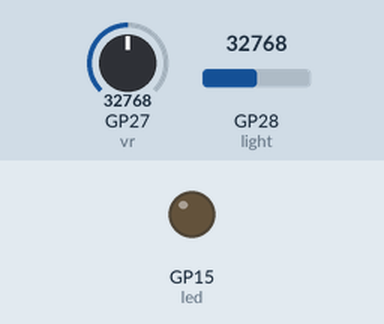
This program was run on a simulated Raspberry Pi Pico running MicroPython. Shown: output pins drawn as LEDs (lit = HIGH). The test bench sets the inputs (shaded band); at power-on: GP27 (vr) = 32768, GP28 (light) = 32768 (analog values on the 0–65535 scale). WiFi joins after 1.5 s; what the program prints to the serial console is not drawn.

Above: at 1.0 s.
At 7.0 s:
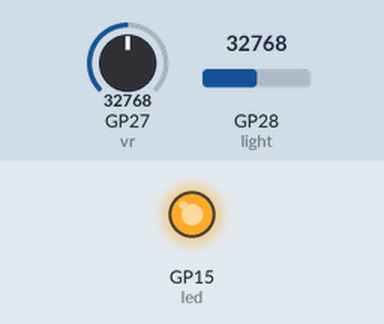
Timing chart, 0 to 26.0 s (numbered marks = the images above):
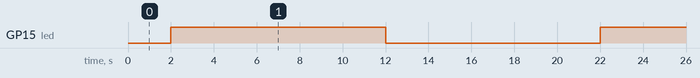

The program:

lesson14_2.py
```python
#加入連線功能 (先在Blynk和Thunder Client之間連線測試)
from machine import Timer,Pin,ADC
import time
from tools import connect,reconnect  #Pico有tools 程式


url = f'https://blynk.cloud/external/api/batch/update?v0=12345&v1=54321&token=gg8uB11T8EXSWdrm5XJvc6sTKM5jdMPF'

def fun10(t:Timer |None = None):
    print('10 seconds passed!')
    led.toggle() #toggle: 拴扣

def fun500ms(t:Timer):
    print(f'light:{light.read_u16()}')
    print(f'vr:{vr.read_u16()}')

connect()
led = Pin(15, Pin.OUT)
light = ADC(Pin(28)) # 光敏電阻的實體
vr = ADC(Pin(27)) #可變電阻的實體
timer10 = Timer(period=10000, mode=Timer.PERIODIC, callback= fun10)
timer500ms = Timer(period=500, mode=Timer.PERIODIC, callback= fun500ms)
fun10()
```

tools.py
```python
import network
import time
from machine import WDT,Timer,ADC,RTC
import urequests as requests
import rp2

rp2.country('TW')

ssid = 'Chih Galaxy A33 5G'
password = 'enns6294'

wlan = network.WLAN(network.STA_IF)
wlan.active(True)
wlan.connect(ssid, password)
wlan.config(pm=0xa11140) #預設是省電模式,可改為非省電模式

def connect():

    max_wait = 10

    #處理正在連線
    while max_wait > 0:
        max_wait -= 1
        status = wlan.status()
        if status < 0 or status >=3:
            break
        print("等待連線")
        time.sleep(1) # 主機板暫停一秒不做事   這個迴圈共最多耗時10秒

    #沒有wifi的處理
    if wlan.status() != 3:
        #連線失敗,重新開機  (開發階段先關閉以下兩行)
        #wdt = WDT(timeout=2000)
        #wdt.feed()  #重新開機
        raise RuntimeError('連線失敗')
    else:
        print("成功連線")
        print(wlan.ifconfig())

def reconnect():
    if wlan.status == 3:
        print(f'無法連線({wlan.status()})')
        return
    else:
        print('嘗試重新連線')
        wlan.disconnect()
        wlan.connect(ssid, password)
        connect()

    
```

Measured:
- by itself, GP15 (led): alternates HIGH for 10.0 s and LOW for 10.0 s
